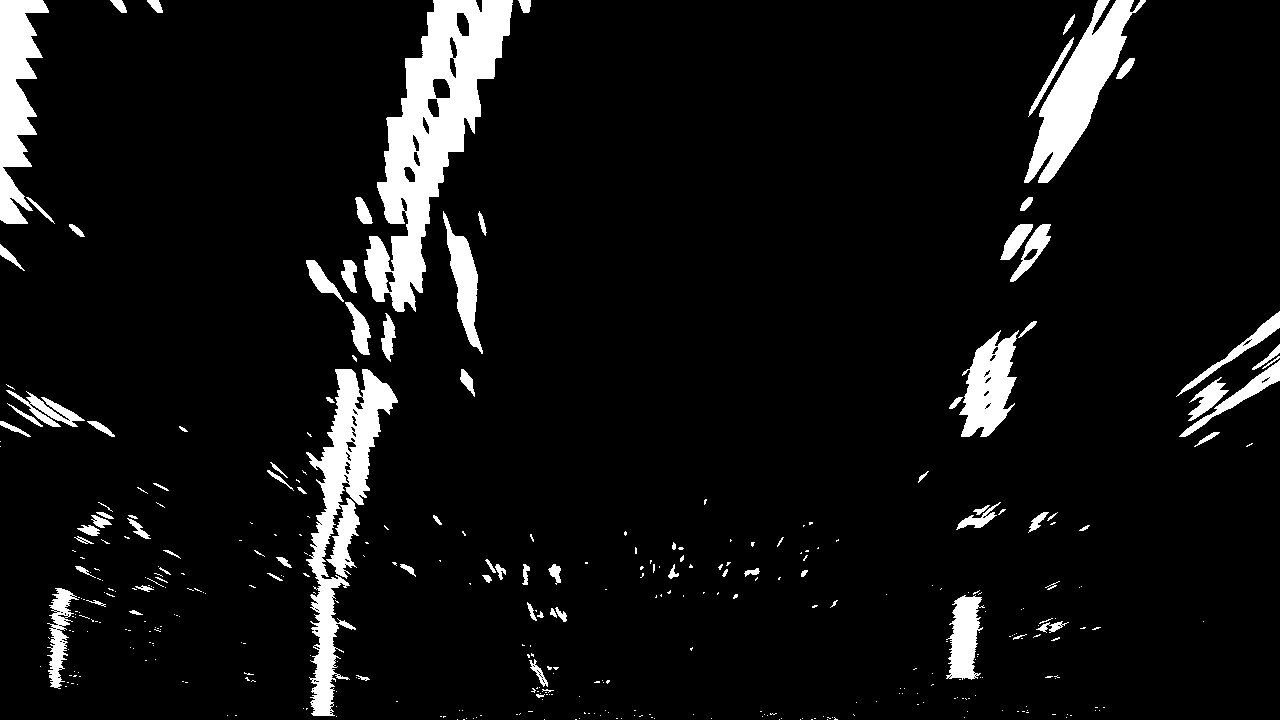
#> input picture misc/Advanced_CV/warped_example.jpg, 1280 x 720 px
$ jupyter execute sliding_window.ipynb   (older library calls are emulated)
#> lines starting #> are read from the running program, lines starting #| are printed output that depends on the picture; after the words box and inside, x2 and y2 are one past the last pixel; in counts of white or black regions, pixels touching at a corner belong together
[cell 1]
import numpy as np
import matplotlib.image as mpimg
import matplotlib.pyplot as plt
import cv2

# Load our image
binary_warped = mpimg.imread('warped_example.jpg')
#> binary_warped is the input picture: shape (720, 1280); min 0, max 255, mean 18.5

def find_lane_pixels(binary_warped):
    # Take a histogram of the bottom half of the image
    histogram = np.sum(binary_warped[binary_warped.shape[0]//2:,:], axis=0)
#> histogram = 1280 values, max 62445 at index 327, min 0 at index 208, mean 5170.2
    # Create an output image to draw on and visualize the result
    out_img = np.dstack((binary_warped, binary_warped, binary_warped))
    # Find the peak of the left and right halves of the histogram
    # These will be the starting point for the left and right lines
    midpoint = np.int(histogram.shape[0]//2)
#> midpoint = 640
    leftx_base = np.argmax(histogram[:midpoint])
#> leftx_base = 327
    rightx_base = np.argmax(histogram[midpoint:]) + midpoint
#> rightx_base = 971

    # HYPERPARAMETERS
    # Choose the number of sliding windows
    nwindows = 9
    # Set the width of the windows +/- margin
    margin = 200
    # Set minimum number of pixels found to recenter window
    minpix = 50

    # Set height of windows - based on nwindows above and image shape
    window_height = np.int(binary_warped.shape[0]//nwindows)
#> window_height = 80
    # Identify the x and y positions of all nonzero pixels in the image
    nonzero = binary_warped.nonzero()
#> nonzero = 89486 positions, rows 0 to 719, columns 0 to 1279
    nonzeroy = np.array(nonzero[0])
    nonzerox = np.array(nonzero[1])
    # Current positions to be updated later for each window in nwindows
    leftx_current = leftx_base
#> leftx_current = 327
    rightx_current = rightx_base
#> rightx_current = 971

    # Create empty lists to receive left and right lane pixel indices
    left_lane_inds = []
    right_lane_inds = []

    leftx = []
    lefty = []
    rightx = []
    righty = []

    # Step through the windows one by one
    for window in range(nwindows):
        # Identify window boundaries in x and y (and right and left)
        win_y_low = binary_warped.shape[0] - (window+1)*window_height
        win_y_high = binary_warped.shape[0] - window*window_height
        ### TO-DO: Find the four below boundaries of the window ###
        win_xleft_low = leftx_current - int((margin/2))
        win_xleft_high = leftx_current + int((margin/2))
        win_xright_low = rightx_current - int((margin/2))
        win_xright_high = rightx_current + int((margin/2))

        # Draw the windows on the visualization image
        cv2.rectangle(out_img,(win_xleft_low,win_y_low),
        (win_xleft_high,win_y_high),(0,255,0), 2)
        cv2.rectangle(out_img,(win_xright_low,win_y_low),
        (win_xright_high,win_y_high),(0,255,0), 2)

        ### TO-DO: Identify the nonzero pixels in x and y within the window ###
        good_left_inds = []
        good_right_inds = []


        for x, y in zip(nonzerox, nonzeroy):
            if x >= win_xleft_low and x < win_xleft_high and y >= win_y_low and y < win_y_high:
                good_left_inds.append((x, y))
                leftx.append(x)
                lefty.append(y)

            if x >= win_xright_low and x < win_xright_high and y >= win_y_low and y < win_y_high:
                good_right_inds.append((x, y))
                rightx.append(x)
                righty.append(y)


        # Append these indices to the lists
        left_lane_inds.append(good_left_inds)
        right_lane_inds.append(good_right_inds)


        if len(good_left_inds) > minpix:
            leftx_current = np.int(np.mean([x for x, y in good_left_inds]))
        if len(good_right_inds) > minpix:
            rightx_current = np.int(np.mean([x for x, y in good_right_inds]))
#> this loop made 9 passes
#> (win_xleft_low, win_xleft_high, win_xright_low, win_xright_high) on pass 1: (227, 427, 871, 1071)
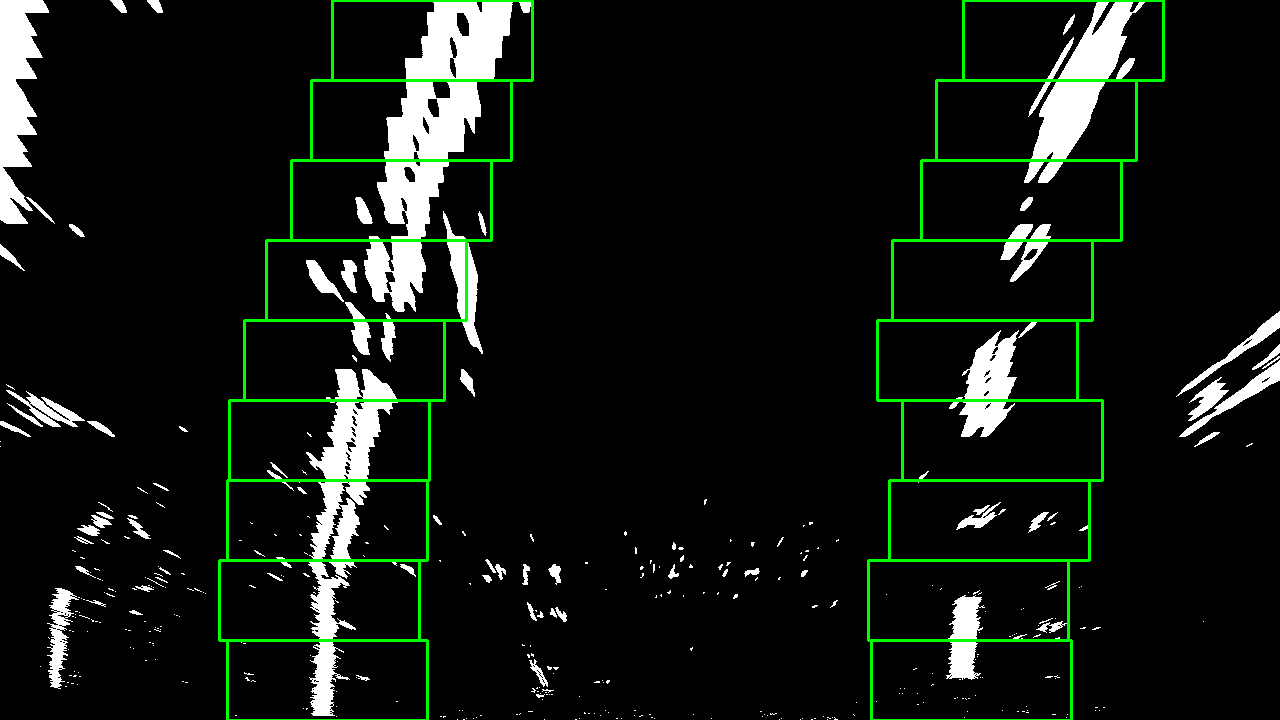
#> out_img: shape (720, 1280, 3); 2.18% of pixels changed, all inside (x1, y1, x2, y2) = (218, 0, 1165, 720); drawn as R, G, B
#> after the loop, left_lane_inds = 9 items; leftx = 40369 items; lefty = 40369 items; right_lane_inds = 9 items; rightx = 21517 items; righty = 21517 items


    return leftx, lefty, rightx, righty, out_img


def fit_polynomial(binary_warped):
    # Find our lane pixels first
    leftx, lefty, rightx, righty, out_img = find_lane_pixels(binary_warped)
#> leftx = 40369 items; lefty = 40369 items; rightx = 21517 items; righty = 21517 items

    ### TO-DO: Fit a second order polynomial to each using `np.polyfit` ###
    left_fit = np.polyfit(lefty, leftx, 2)
#> left_fit = [0.000223, -0.391, 478.1]
    right_fit = np.polyfit(righty, rightx, 2)
#> right_fit = [0.00042, -0.48, 1115.2]

    print (left_fit)
#| [ 2.23090058e-04 -3.90812851e-01  4.78139852e+02]
    print (right_fit)
#| [ 4.19709859e-04 -4.79568379e-01  1.11522544e+03]
    # Generate x and y values for plotting
    ploty = np.linspace(0, binary_warped.shape[0]-1, binary_warped.shape[0] )
#> ploty = 720 values from 0 to 719
    try:
        left_fitx = left_fit[0]*ploty**2 + left_fit[1]*ploty + left_fit[2]
#> left_fitx = 720 values, max 478.1 at index 0, min 312.5 at index 719, mean 376.1
        right_fitx = right_fit[0]*ploty**2 + right_fit[1]*ploty + right_fit[2]
#> right_fitx = 720 values, max 1115.2 at index 0, min 978.2 at index 571, mean 1015.2
    except TypeError:
        # Avoids an error if `left` and `right_fit` are still none or incorrect
        print('The function failed to fit a line!')
        left_fitx = 1*ploty**2 + 1*ploty
        right_fitx = 1*ploty**2 + 1*ploty

    ## Visualization ##
    # Colors in the left and right lane regions
    out_img[lefty, leftx] = [255, 0, 0]
    out_img[righty, rightx] = [0, 0, 255]
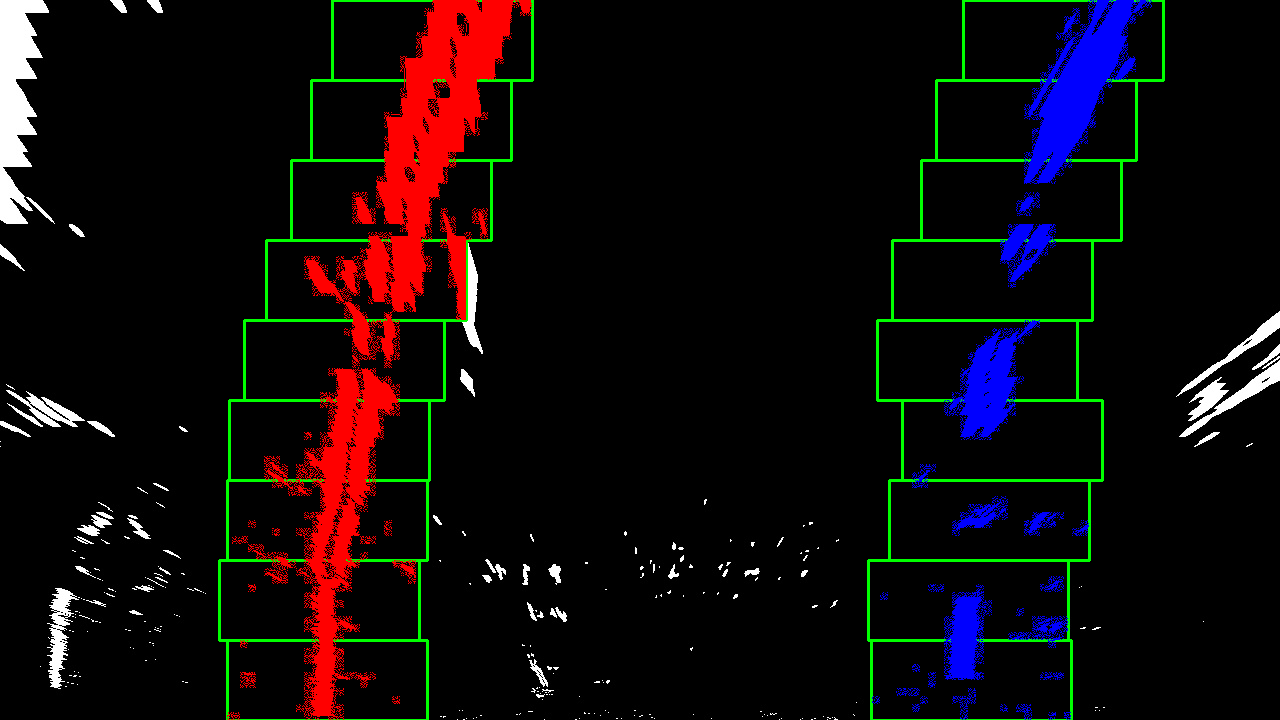
#> out_img: shape (720, 1280, 3); mean of channels 0, 1, 2 15.8, 9.5, 10.6; drawn as R, G, B

    # Plots the left and right polynomials on the lane lines
    plt.plot(left_fitx, ploty, color='yellow')
    plt.plot(right_fitx, ploty, color='yellow')

    return out_img


out_img = fit_polynomial(binary_warped)

plt.imshow(out_img)
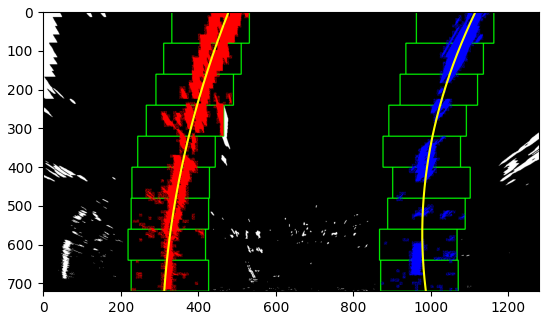
#> figure drawn by matplotlib, 1 panel

[cell 2]
import matplotlib.pyplot as plt
import numpy as np

points = np.array([(40, i) for i in range(20)])
plt.scatter(points[:,0], points[:,1])
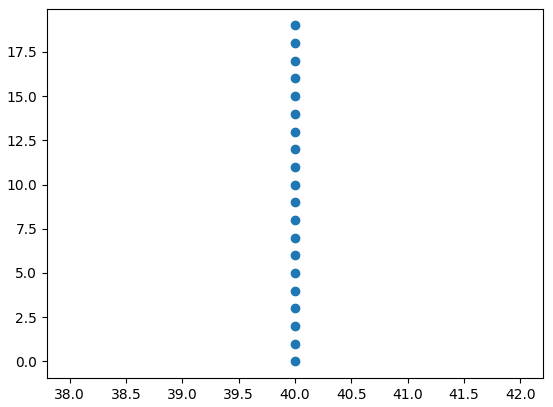
#> figure drawn by matplotlib, 1 panel

[cell 3]
#predict x
m, b = np.polyfit(points[:,1], points[:,0], 1)
x = [m*y + b for y in points[:,1]]
plt.plot(x, points[:,1])
